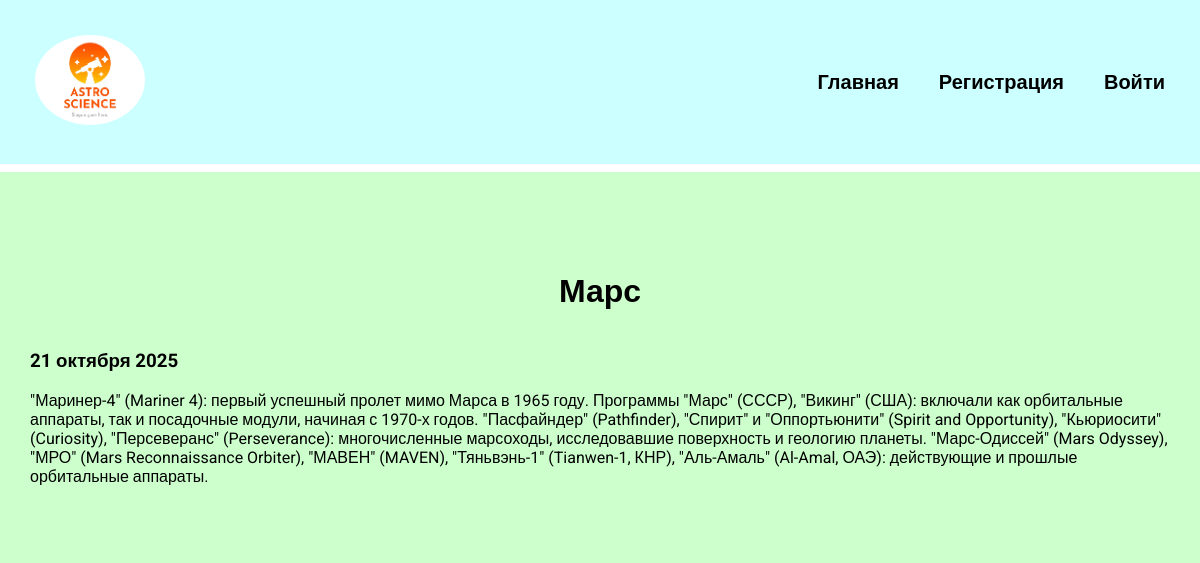
Page /study_gt_planets/3 on the committed database.
### study_gt_planets/models.py (models this page shows, shortened)
class StudyGtPlanets(models.Model):
    title = models.CharField(max_length=100)
    description = models.TextField()
    date = models.DateField()

### study_gt_planets/views.py (the view)
# urls.py: path('<int:studygtplanets_id>', views.idtion, name='idtion'),
def idtion(request, studygtplanets_id):
    studygtplanets = get_object_or_404(StudyGtPlanets, pk=studygtplanets_id)
    return render(request, 'studygtplanets/idtions.html', {'studygtplanets': studygtplanets})

### study_gt_planets/templates/studygtplanets/idtions.html
{% extends 'gt_planets/base.html' %}
{% block content %}
<div class="idtions">
    <h1>{{ studygtplanets.title }}</h1>
    <h3>{{ studygtplanets.date|date:'j E Y' }}</h3>
    {{ studygtplanets.description }}
</div>
{% endblock %}

### gt_planets/static/css/style.css (style rules this page uses)
body { font-family: "Roboto", sans-serif; padding: 0; margin: 0; background: #CCFFCC; }
.content h1 { text-align: center; margin: 60px 0 40px; }
.idtions { background: #CCFFCC; padding: 20px 10px 50px; }

### rows in the picture
StudyGtPlanets: title "Марс", date "21 октября 2025", description "\"Маринер-4\" (Mariner 4): первый успешный пролет мимо Марса в 1965 году. Программы \"Марс\" (СССР), \"Викинг\" (США): включали как орбитальные аппараты, так и посадочные модули, начиная с 1970-х годов. \"Пасфайндер\" (Pathfinder), \"Спирит\" и \"Оппортьюнити\" (Spirit and Opportunity), \"Кьюриосити\" (Curiosity), \"Персеверанс\" (Perseverance): многочисленные марсоходы, исследовавшие поверхность и геологию планеты. \"Марс-Одиссей\" (Mars Odyssey), \"МРО\" (Mars Reconnaissance Orbiter), \"МАВЕН\" (MAVEN), \"Тяньвэнь-1\" (Tianwen-1, КНР), \"Аль-Амаль\" (Al-Amal, ОАЭ): действующие и прошлые орбитальные аппараты."
